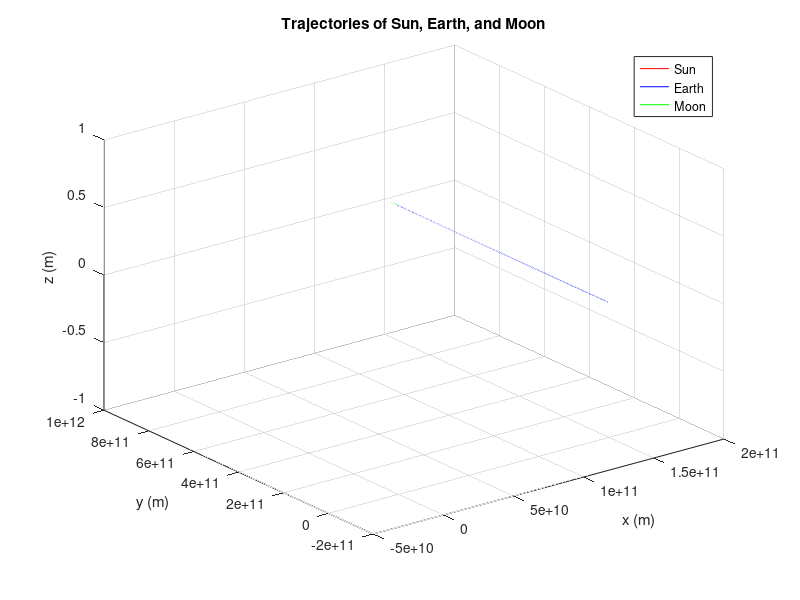

Reproduce this figure in MATLAB.
%initializing variables
G = 6.67408e-11; %gravitational constant 
sun_mass = 1.989e30; %mass of the sun in kg
earth_distance = 149.6e9; %distance of earth from sun in meters
earth_mass = 5.972e24; %mass of earth in kg
moon_distance = 384400000; %distance of moon from earth in meters
moon_mass = 7.342e22; %mass of moon in kg
dt = 86400; %time step of 1 day in seconds

%initial positions and velocities
sun_pos = [0,0,0];
sun_vel = [0,0,0];
earth_pos = [earth_distance,0,0];
earth_vel = [0,sqrt(G*sun_mass/earth_distance),0];
moon_pos = [earth_pos(1)+moon_distance,0,0];
moon_vel = [0,earth_vel(2)+sqrt(G*earth_mass/moon_distance),0];

%creating arrays to store positions and velocities
sun_pos_array = zeros(365,3);
sun_vel_array = zeros(365,3);
earth_pos_array = zeros(365,3);
earth_vel_array = zeros(365,3);
moon_pos_array = zeros(365,3);
moon_vel_array = zeros(365,3);

for i = 1:365
    %updating positions using velocities and time step
    sun_pos = sun_pos + sun_vel*dt;
    earth_pos = earth_pos + earth_vel*dt;
    moon_pos = moon_pos + moon_vel*dt;
    
    %calculating accelerations due to gravity
    earth_acc = G*sun_mass/norm(sun_pos-earth_pos)^2*(sun_pos-earth_pos)/earth_mass;
    moon_acc = G*earth_mass/norm(earth_pos-moon_pos)^2*(earth_pos-moon_pos)/moon_mass;
    
    %updating velocities using accelerations and time step
    sun_vel = sun_vel + (1/sun_mass)*(earth_acc*earth_mass+moon_acc*moon_mass)*dt;
    earth_vel = earth_vel + earth_acc*dt;
    moon_vel = moon_vel + moon_acc*dt;
    
    %storing positions and velocities in arrays
    sun_pos_array(i,:) = sun_pos;
    sun_vel_array(i,:) = sun_vel;
    earth_pos_array(i,:) = earth_pos;
    earth_vel_array(i,:) = earth_vel;
    moon_pos_array(i,:) = moon_pos;
    moon_vel_array(i,:) = moon_vel;
end

%plotting the trajectories of the sun, earth, and moon
plot3(sun_pos_array(:,1),sun_pos_array(:,2),sun_pos_array(:,3),'r');
hold on
plot3(earth_pos_array(:,1),earth_pos_array(:,2),earth_pos_array(:,3),'b');
plot3(moon_pos_array(:,1),moon_pos_array(:,2),moon_pos_array(:,3),'g');
xlabel('x (m)');
ylabel('y (m)');
zlabel('z (m)');
title('Trajectories of Sun, Earth, and Moon');
legend('Sun','Earth','Moon');
grid on